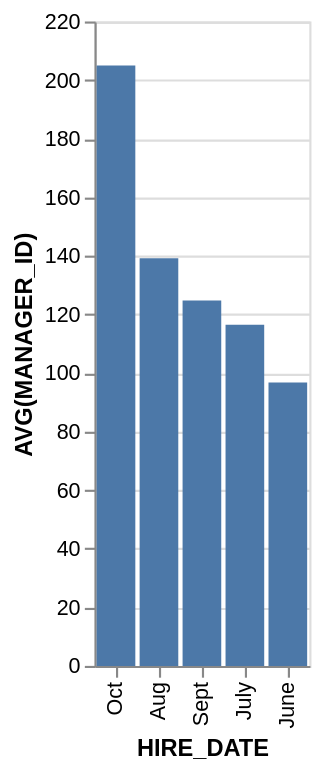

Specify this chart in Vega-Lite:
### Vega-Lite specification from a JSON file in a GitHub repository (floating-point values rounded to 4 significant figures)
{"data": {"values": [{"x_data": "Oct", "y_data": 205}, {"x_data": "Aug", "y_data": 139.2}, {"x_data": "Sept", "y_data": 124.7}, {"x_data": "July", "y_data": 116.5}, {"x_data": "June", "y_data": 96.79}]}, "mark": "bar", "encoding": {"x": {"field": "x_data", "type": "nominal", "title": "HIRE_DATE", "sort": {"op": "sum", "field": "y_data", "order": "descending"}}, "y": {"field": "y_data", "type": "quantitative", "title": "AVG(MANAGER_ID)"}}}
